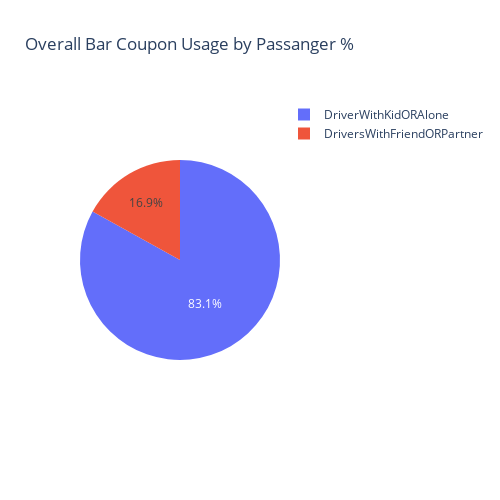
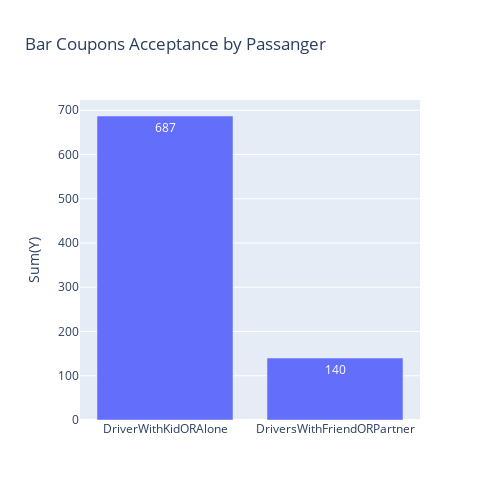

Notebook cell for these charts, in order:
### Markdown cell above
5. Use the same process to compare the acceptance rate between drivers who go to bars more than once a month and had passengers that were not a kid and had occupations other than farming, fishing, or forestry.

### Code cell
# Filtering the dataset based on the conditions
bar_df['bar_with_passenger'] =(bar_df['Bar'] != "0" ) & \
                                (bar_df['Bar'] != "<1" ) &\
                                (bar_df['passanger']!= "Kid(s)") & \
                                (bar_df['passanger']!="Alone") &\
                                (bar_df['occupation']!='Farming Fishing & Forestry') &\
                                 (bar_df['Y']==1)
# Grouping the result to get the total count of customers who goes to the bar
bar_df_avg_passenger = bar_df[['bar_with_passenger','Y']].groupby('bar_with_passenger')['Y'].sum().reset_index()
bar_df_avg_passenger['average'] = bar_df_avg_passenger['Y']/bar_df.shape[0]
#Replacing the boolean values to understandable text 
bar_df_avg_passenger = bar_df_avg_passenger.replace(True, 'DriversWithFriendORPartner')\
                                .replace(False,'DriverWithKidORAlone')
fig3 = ply.pie(bar_df_avg_passenger,names = "bar_with_passenger", 
            values='average', 
            title='Overall Bar Coupon Usage by Passanger %'
       )

fig3.update_layout(
    autosize=False,
    width=500,
    height=500
)
bar_df_avg_passenger = ply.bar(bar_df_avg_passenger,
                                x="bar_with_passenger", y="Y",  text_auto=True,
                                labels = {'Y':'Sum(Y)','bar_with_passenger':''},
                                title = 'Bar Coupons Acceptance by Passanger')
bar_df_avg_passenger.update_layout(
    autosize=False,
    width=500,
    height=500
)
fig3.show()
bar_df_avg_passenger.show()

### Figure 1 — Plotly figure (JSON) as saved in the notebook; plotly's stock layout.template omitted (floating-point values rounded to 4 significant figures)
{"data": [{"domain": {"x": [0, 1], "y": [0, 1]}, "hovertemplate": "bar_with_passenger=%{label}<br>average=%{value}<extra></extra>", "labels": ["DriverWithKidORAlone", "DriversWithFriendORPartner"], "legendgroup": "", "name": "", "showlegend": true, "type": "pie", "values": [0.3406, 0.06941]}], "layout": {"autosize": false, "height": 500, "legend": {"tracegroupgap": 0}, "title": {"text": "Overall Bar Coupon Usage by Passanger %"}, "width": 500}}

### Figure 2 — Plotly figure (JSON) as saved in the notebook; plotly's stock layout.template omitted (floating-point values rounded to 4 significant figures)
{"data": [{"alignmentgroup": "True", "hovertemplate": "=%{x}<br>Sum(Y)=%{y}<extra></extra>", "legendgroup": "", "marker": {"color": "#636efa", "pattern": {"shape": ""}}, "name": "", "offsetgroup": "", "orientation": "v", "showlegend": false, "textposition": "auto", "texttemplate": "%{y}", "type": "bar", "x": ["DriverWithKidORAlone", "DriversWithFriendORPartner"], "xaxis": "x", "y": [687, 140], "yaxis": "y"}], "layout": {"autosize": false, "barmode": "relative", "height": 500, "legend": {"tracegroupgap": 0}, "title": {"text": "Bar Coupons Acceptance by Passanger"}, "width": 500, "xaxis": {"anchor": "y", "domain": [0, 1], "title": {"text": ""}}, "yaxis": {"anchor": "x", "domain": [0, 1], "title": {"text": "Sum(Y)"}}}}
